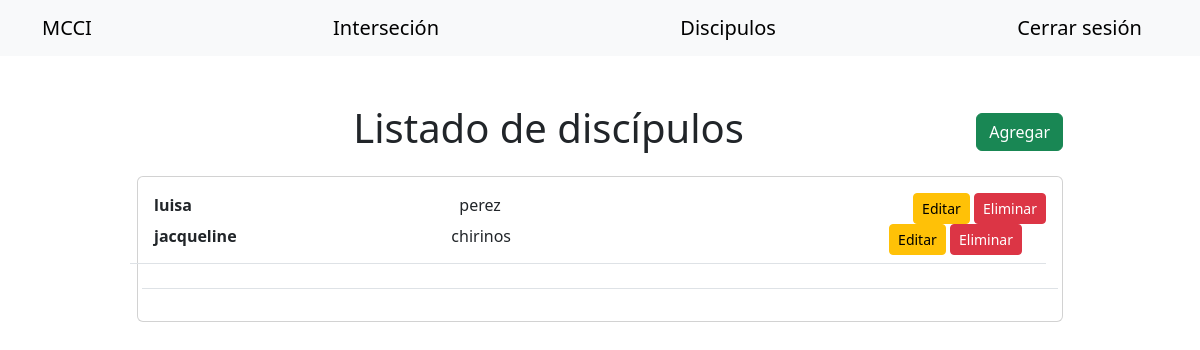
The app's page /listado (signed in) with its own data.
### app/models.py (models this page shows)
class Discipulo(db.Model):
    __tablename__ = 'discipulo'
    id = db.Column(db.Integer, primary_key=True)
    nombres = db.Column(db.String(100), nullable=False)
    apellidos = db.Column(db.String(100), nullable=False)
    telefono = db.Column(db.String(15), unique=True, nullable=False)
    lider_id = db.Column(db.Integer, db.ForeignKey('user.id'), nullable=True)
    genero = db.Column(db.String(10), nullable=False)
    direccion = db.Column(db.String(200), nullable=False)
    fecha = db.Column(db.DateTime, default=datetime.utcnow)
    lider = db.relationship('User', backref=db.backref('discipulos', lazy=True))

### app/routes.py (the view, shortened to what this page needs)
@bp.route('/listado', methods=['GET', 'POST'])
@login_required
def listado():
    lideres = User.query.all()
    discipulos = Discipulo.query.all()
    form = DiscipuloForm(request.form)
    form.lider.choices = [(lider.id, f"{lider.nombres} {lider.apellidos}") for lider in lideres]
    form.genero.choices = [('Masculino', 'Masculino'), ('Femenino', 'Femenino')]
    return render_template('listado.html', lideres=lideres, form=form, discipulos=discipulos)

### app/__init__.py (called while the page is built)
def create_app():
    app = Flask(__name__)
    app.config.from_object(Config)
    db.init_app(app)
    migrate.init_app(app, db)
    login_manager.init_app(app)
    login_manager.login_view = 'login'
    with app.app_context():
        from . import models
        @login_manager.user_loader
        def load_user(user_id):
            from .models import User
            return User.query.get(int(user_id))
    from .routes import bp
    app.register_blueprint(bp)
    return app

### app/templates/listado.html (shortened to what this page needs)
{% extends "base.html" %}
{% set navbar=true %}
{% block content %}
<div class="container my-5">
    <div class="row justify-content-center">
        <div class="col-md-10">
            <div class="d-flex justify-content-between align-items-center mb-3">
                <h1 class="text-center w-100">Listado de discípulos</h1>
                <button class="btn btn-success ms-3" data-bs-toggle="modal" data-bs-target="#modalAgregar">
                    Agregar
                </button>
            </div>
            <div class="card">
                <div class="card-body">
                    {% for discipulo in discipulos %}
                    <div class="row mb-3 border-bottom pb-2">
                        <div class="col-md-4">
                            <strong>{{ discipulo.nombres }}</strong>
                        </div>
                        <div class="col-md-4">
                            {{ discipulo.apellidos }}
                        </div>
                        <div class="col-md-4 text-end">
                            <a href="" class="btn btn-warning btn-sm">Editar</a>
                            <a href="" class="btn btn-danger btn-sm">Eliminar</a>
                        </div>
                    {% endfor %}
                    </div>
                </div>
            </div>
        </div>
    </div>
</div>
{% endblock content %}

### records on screen
Discipulo: nombres "luisa", apellidos "perez"
Discipulo: nombres "jacqueline", apellidos "chirinos"
